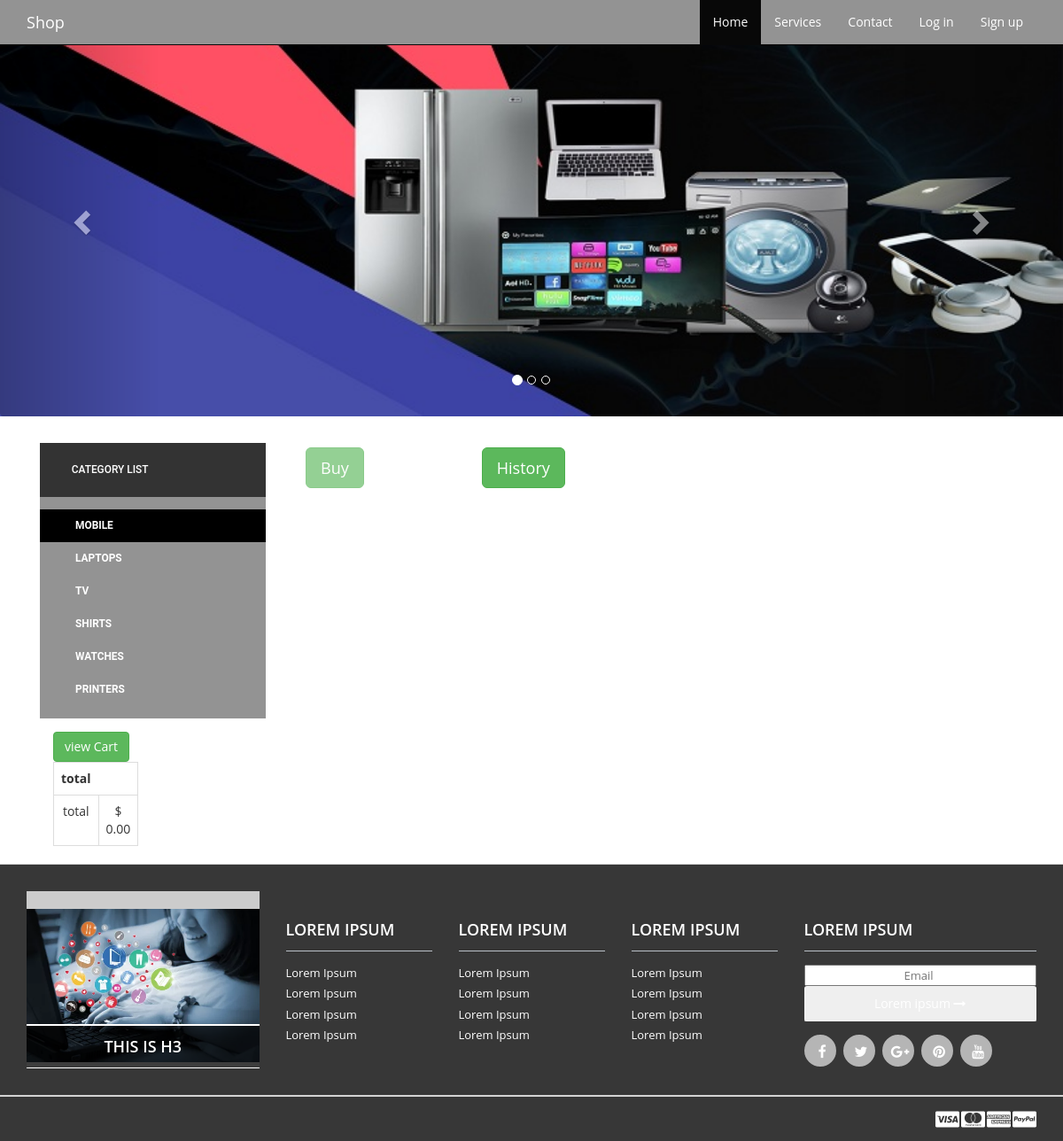
The app's page /index2.php with its own data.
### tables this page shows
CREATE TABLE `category` (
  `id` int(11) NOT NULL,
  `name` varchar(20) NOT NULL
);

### index2.php (the view, shortened to what this page needs)
<!DOCTYPE html>
<html lang="en">
  <?php
$x=0;
?>
<head>
    <link href="css/bootstrap.min.css" rel="stylesheet">
    <link href="css/font-awesome.css" rel="stylesheet">
    <link href="css/shop-homepage.css" rel="stylesheet">
</head>
<body>
  <nav class="navbar navbar-inverse navbar-fixed-top" role="navigation">
        <div class="container">
            <div class="navbar-header">
                <a class="navbar-brand" href="#" style="color:white;">Shop</a>
            </div>
            <div class="collapse navbar-collapse navbar-right" id="bs-example-navbar-collapse-1">
                <ul class="nav navbar-nav">
                    <li class="active">
                        <a href="index.php" >Home</a>
                    </li>
                    <li>
                        <a href="#">Services</a>
                    </li>
                    <li>
                        <a href="#">Contact</a>
                    </li>
					 <?php if(!isset($_SESSION['login_user'])){ ?>
					  <li>
                        <a href="login.php">Log in</a>
                    </li>
					 <li>
                        <a href="singup.php">Sign up</a>
                    </li>
					   <?php }?>
                </ul>
            </div>
        </div>
    </nav>
        <div class="row">
         <div class="col-md-12">
                <div class="row carousel-holder">
                    <div class="col-md-12">
                        <div id="carousel-example-generic" class="carousel slide" data-ride="carousel">
                            <ol class="carousel-indicators">
                                <li data-target="#carousel-example-generic" data-slide-to="0" class="active"></li>
                                <li data-target="#carousel-example-generic" data-slide-to="1"></li>
                                <li data-target="#carousel-example-generic" data-slide-to="2"></li>
                            </ol>
                            <div class="carousel-inner">
                                <div class="item active">
                                    <img class="slide-image" src="img/3.jpg" alt="">
                                </div>
                            </div>
                            <a class="left carousel-control" href="#carousel-example-generic" data-slide="prev">
                                <span class="glyphicon glyphicon-chevron-left"></span>
                            </a>
                            <a class="right carousel-control" href="#carousel-example-generic" data-slide="next">
                                <span class="glyphicon glyphicon-chevron-right"></span>
                            </a>
                        </div>
                    </div>
                </div>
				</div>
				</div>
				    <div class="container">
 <div class="col-md-3">
					<div class="menu_box">
				   	  	<h3 class="menu_head">Category List</h3>
				   	     <ul class="gateory">
		<?php
     $result=mysql_query("select * from category;");
	$chose= $_GET['cat_id'];
					if($chose==0)
						$chose=1;
   if(mysql_num_rows($result)>0)
   {
	while($data=mysql_fetch_assoc($result))
	{
		if($chose==$data['id'])
					   	  echo '<li  style="background-color:black"><a href="index.php?id='.$data['id'].'"  > '.$data['name'].'</a></li>';
					  else
						 echo '<li><a href="index.php?cat_id='.$data['id'].'" > '.$data['name'].'</a></li>';
       }
	}
 ?>
					   	 </ul>
			   	    </div>
					    <div class=" col-md-3 pull-left">
                     <table class="table table-bordered">
                          <tr>
                               <th align="center" colspan="2"> total</th>
                         </tr>
                          <?php
                                    $total = $_SESSION['total'];
	                       ?>
                          <tr>
                               <td colspan="1" align="center">total </td>
                               <td align="center" colspan="2" >$ <?php echo number_format($total, 2); ?></td>
                          </tr>
                           <a href="index2.php"> <input type="submit" name="view_Cart" href="" style="margin-top:5px;" class="btn btn-success" value="view Cart" />  </a>
                     </table>
                        </div>
            </div>
                <div class="row col-md-9">
   <div class="col-sm-12">
       <div class="col-sm-3">
       <form method="post" action="index2.php?action=buy">
                        <?php if ($x==1){?>
                            <input type="submit" name="buy" href="" style="margin-top:5px;" class="btn btn-success btn-lg" value="Buy" />
                        <?php } else {?>
                            <input type="submit" name="buy" href="" style="margin-top:5px;" class="btn btn-success btn-lg" value="Buy" disabled />
                        <?php }?>
                    </form>
       </div>
       <div class="col-sm-3">
           <a href="history.php">   <input type="submit" name="History" href="" style="margin-top:5px;" class="btn btn-success btn-lg" value="History" /></a>
       </div>
   </div>
                        </div>
<br />
              </div>
        <footer>
    <div class="footer" id="footer">
        <div class="container">
            <div class="row">
                	<div class="col-lg-3 col-md-3 col-sm-12 col-xs-12">
    				<div class="cuadro_intro_hover " style="background-color:#cccccc;">
						<p style="text-align:center; margin-top:20px;">
							<img src="img/s.jpg" class="img-responsive" alt="">
						</p>
						<div class="caption">
							<div class="blur"></div>
							<div class="caption-text">
								<h3 style="border-top:2px solid white; border-bottom:2px solid white; padding:10px;">THIS IS H3</h3>
							</div>
						</div>
					</div>
	    </div>
                <div class="col-lg-2  col-md-2 col-sm-4 col-xs-6">
                    <h3> Lorem Ipsum </h3>
                    <ul>
                                            <li> <a href="#"> Lorem Ipsum </a> </li>
                        <li> <a href="#"> Lorem Ipsum </a> </li>
                        <li> <a href="#"> Lorem Ipsum </a> </li>
                        <li> <a href="#"> Lorem Ipsum </a> </li>
                    </ul>
                </div>
                <div class="col-lg-2  col-md-2 col-sm-4 col-xs-6">
                    <h3> Lorem Ipsum </h3>
                    <ul>
                        <li> <a href="#"> Lorem Ipsum </a> </li>
                        <li> <a href="#"> Lorem Ipsum </a> </li>
                        <li> <a href="#"> Lorem Ipsum </a> </li>
                        <li> <a href="#"> Lorem Ipsum </a> </li>
                    </ul>
                </div>
                <div class="col-lg-2  col-md-2 col-sm-4 col-xs-6">
                    <h3> Lorem Ipsum </h3>
                    <ul>
                        <li> <a href="#"> Lorem Ipsum </a> </li>
                        <li> <a href="#"> Lorem Ipsum </a> </li>
                        <li> <a href="#"> Lorem Ipsum </a> </li>
                        <li> <a href="#"> Lorem Ipsum </a> </li>
                    </ul>
                </div>
                <div class="col-lg-3  col-md-3 col-sm-6 col-xs-12 ">
                    <h3> Lorem Ipsum </h3>
                    <ul>
                        <li>
                            <div class="input-append newsletter-box text-center">
                                <input type="text" class="full text-center" placeholder="Email ">
                                <button class="btn  bg-gray" type="button"> Lorem ipsum <i class="fa fa-long-arrow-right"> </i> </button>
                            </div>
                        </li>
                    </ul>
                    <ul class="social">
                        <li> <a href="#"> <i class=" fa fa-facebook">   </i> </a> </li>
                        <li> <a href="#"> <i class="fa fa-twitter">   </i> </a> </li>
                        <li> <a href="#"> <i class="fa fa-google-plus">   </i> </a> </li>
                        <li> <a href="#"> <i class="fa fa-pinterest">   </i> </a> </li>
                        <li> <a href="#"> <i class="fa fa-youtube">   </i> </a> </li>
                    </ul>
                </div>
            </div>
        </div>
    </div>
    <div class="footer-bottom">
        <div class="container">
            <div class="pull-right">
                <ul class="nav nav-pills payments">
                    <li><i class="fa fa-cc-visa"></i></li>
                    <li><i class="fa fa-cc-mastercard"></i></li>
                    <li><i class="fa fa-cc-amex"></i></li>
                    <li><i class="fa fa-cc-paypal"></i></li>
                </ul>
            </div>
        </div>
    </div>
        </footer>
</body>
</html>

### css/shop-homepage.css (style rules this page uses)
html { width: 100%; height: 100%; margin: 0px; padding: 0px; overflow-x: hidden; }
body { font-family: 'Open Sans', sans-serif; padding-top: 20px; }
.navbar { background-color:#939393; }
.navbar-inverse .navbar-nav>li>a { color:white; }
.slide-image { width: 100%; }
.carousel-holder { margin-bottom: 30px; }
.carousel-control, .item { border-radius: 4px; }
.caption { height: 130px; overflow: hidden; }
.full { width: 100%; }
.footer { background: #373737; height: auto; padding-bottom: 30px; position: relative; width: 100%; border-bottom: 1px solid #CCCCCC; border-top: 1px solid #DDDDDD; }
.footer p { margin: 0; color:white; }
.footer img { max-width: 100%; }
.footer h3 { border-bottom: 1px solid #BAC1C8; color: white; font-size: 18px; font-weight: 600; line-height: 27px; padding: 40px 0 10px; text-transform: uppercase; }
.footer ul { font-size: 13px; list-style-type: none; margin-left: 0; padding-left: 0; margin-top: 15px; color: white; }
.footer ul li a { padding: 0 0 5px 0; display: block; }
.footer a { color: white; }
.newsletter-box .btn { border: medium none; -webkit-border-radius: 3px; -moz-border-radius: 3px; -o-border-radius: 3px; -ms-border-radius: 3px; border-radius: 3px; display: inline-block; height: 40px; padding: 0; width: 100%; color: #fff; }
.newsletter-box { overflow: hidden; }
.bg-gray { background-image: -moz-linear-gradient(center bottom, #BBBBBB 0%, #F0F0F0 100%); box-shadow: 0 1px 0 #B4B3B3; }
.social li { background: none repeat scroll 0 0 #B5B5B5; border: 2px solid #B5B5B5; -webkit-border-radius: 50%; -moz-border-radius: 50%; -o-border-radius: 50%; -ms-border-radius: 50%; border-radius: 50%; float: left; height: 36px; line-height: 36px; margin: 0 8px 0 0; padding: 0; text-align: center; width: 36px; transition: all 0.5s ease 0s; -moz-transition: all 0.5s ease 0s; -webkit-transition: all 0.5s ease 0s; -ms-transition: all 0.5s ease 0s; -o-transition: all 0.5s ease 0s; }
.social li a { color: #EDEFF1; }
.social li a i { font-size: 16px; margin: 0 0 0 5px; color: white !important; }
.footer-bottom { background: #373737; border-top: 1px solid #DDDDDD; padding-top: 10px; padding-bottom: 10px; }
.payments { color: white; font-size: 1.5em; }
.cuadro_intro_hover { margin-top:30px; padding: 0px; position: relative; overflow: hidden; height: 200px; }
.cuadro_intro_hover img { z-index: 4; }
.cuadro_intro_hover .caption { position: absolute; top:150px; -webkit-transition:all 0.3s ease-in-out; -moz-transition:all 0.3s ease-in-out; -o-transition:all 0.3s ease-in-out; -ms-transition:all 0.3s ease-in-out; transition:all 0.3s ease-in-out; width: 100%; }
.cuadro_intro_hover .blur { background-color: rgba(0,0,0,0.7); height: 300px; z-index: 5; position: absolute; width: 100%; }
.cuadro_intro_hover .caption-text { z-index: 10; color: #fff; position: absolute; height: 300px; text-align: center; top:-20px; width: 100%; }
.menu_box { font-family: 'Roboto', sans-serif; }
h3.menu_head { background: #333; padding: 2em 0 2em 3em; color: #fff; text-transform: uppercase; font-size: 0.85em; margin: 0; }
.gateory { padding:14px 0; list-style:none; background:#939393; }
.gateory > li a { color:#fff; font-size:0.85em; text-transform:uppercase; font-weight:bold; display: block; padding:10px 15px 10px 40px; text-decoration:none; }

### records on screen
category: name "MOBILE"
category: name "LAPTOPS"
category: name "TV"
category: name "SHIRTS"
category: name "WATCHES"
category: name "PRINTERS"

### other values on screen
$total "0.00"
